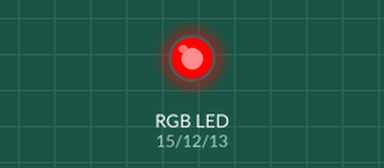
A program run on a simulated ESP8266 board running MicroPython. Parts: an RGB LED mixed from three pins (HIGH = lit). At 5.0 s the program stops and its outputs stay as they are.

Above: at 0.1 s.
At 1.1 s:
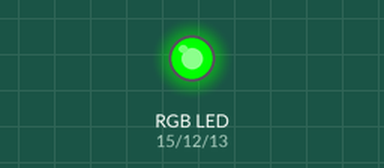
At 2.1 s:
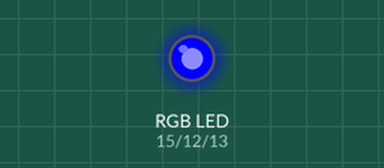
At 3.1 s:
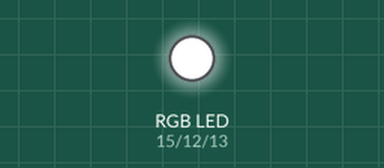
At 4.1 s:
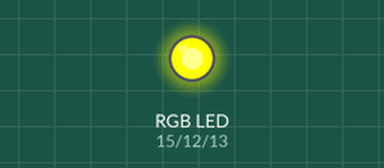
At 5.1 s:
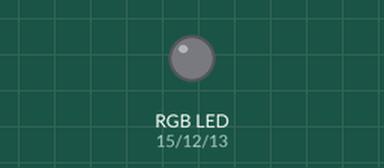
Timing chart, 0 to 6.5 s (numbered marks = the images above):
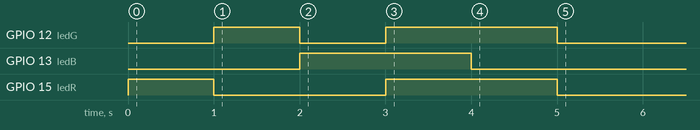

The program:

RGB_LED.py
```python
from machine import Pin, PWM
import utime

ledR = PWM(Pin(15))
ledG = PWM(Pin(12))
ledB = PWM(Pin(13))

# 模仿map映射
def map_range(x, in_min, in_max, out_min, out_max):
    return int((x-in_min)*(out_max-out_min)/(in_max-in_min)+out_min)

# 亮LED燈
def rgb(r, g, b):
   ledR.duty(map_range(r, 0, 255, 0, 1023))
   ledG.duty(map_range(g, 0, 255, 0, 1023))
   ledB.duty(map_range(b, 0, 255, 0, 1023))

def led_off():
   ledR.duty(0)
   ledG.duty(0)
   ledB.duty(0)

led_off()
rgb(255, 0, 0)
utime.sleep(1)
led_off()
rgb(0, 255, 0)
utime.sleep(1)
led_off()
rgb(0, 0, 255)
utime.sleep(1)
led_off()
rgb(255, 255, 255)
utime.sleep(1)
led_off()
rgb(255, 255, 0)
utime.sleep(1)
led_off()
```

Measured:
- by itself, GPIO 12 (ledG): LOW → HIGH at 1.0 s, → LOW 1.0 s later, → HIGH 1.0 s later, → LOW 2.0 s later
- by itself, GPIO 13 (ledB): LOW → HIGH at 2.0 s, → LOW 2.0 s later
- by itself, GPIO 15 (ledR): LOW → HIGH at 0.00 s, → LOW 1.0 s later, → HIGH 2.0 s later, → LOW 2.0 s later
